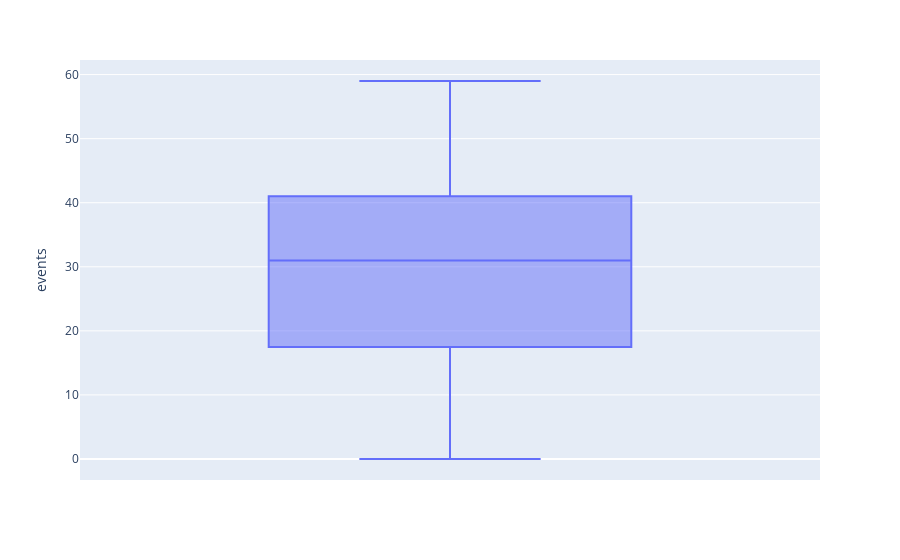

Write notebook code for a chart like this one.
### Code cell
# Datos por mes
fig = px.box(month_df, y="events")
fig.show()
month_df[["events"]].describe()

### Figure 1 — Plotly figure (JSON) as saved in the notebook; plotly's stock layout.template omitted (floating-point values rounded to 4 significant figures; data arrays with more than 128 entries replaced by an {"elided": "..."} marker saying what was removed)
{"data": [{"alignmentgroup": "True", "hovertemplate": "events=%{y}<extra></extra>", "legendgroup": "", "marker": {"color": "#636efa"}, "name": "", "notched": false, "offsetgroup": "", "orientation": "v", "showlegend": false, "type": "box", "x0": " ", "xaxis": "x", "y": {"elided": "144 int values"}, "y0": " ", "yaxis": "y"}], "layout": {"boxmode": "group", "legend": {"tracegroupgap": 0}, "margin": {"t": 60}, "xaxis": {"anchor": "y", "domain": [0, 1]}, "yaxis": {"anchor": "x", "domain": [0, 1], "title": {"text": "events"}}}}
